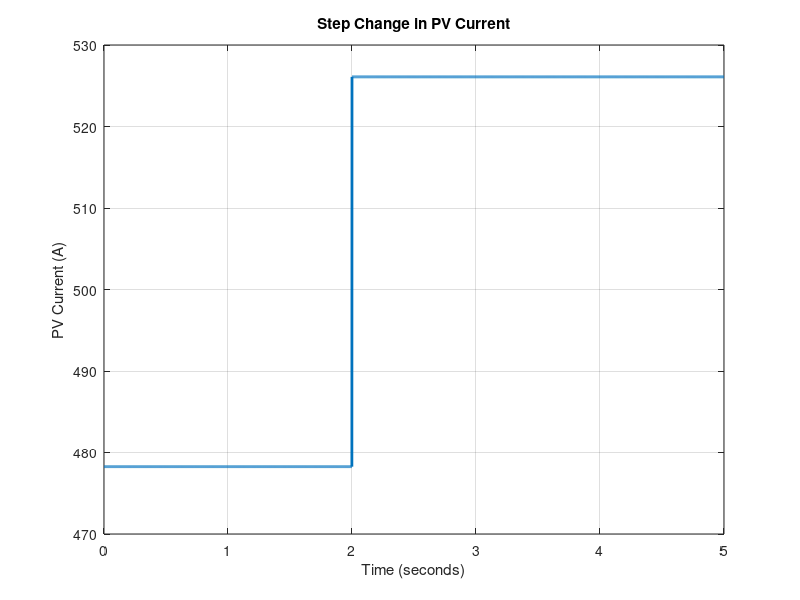
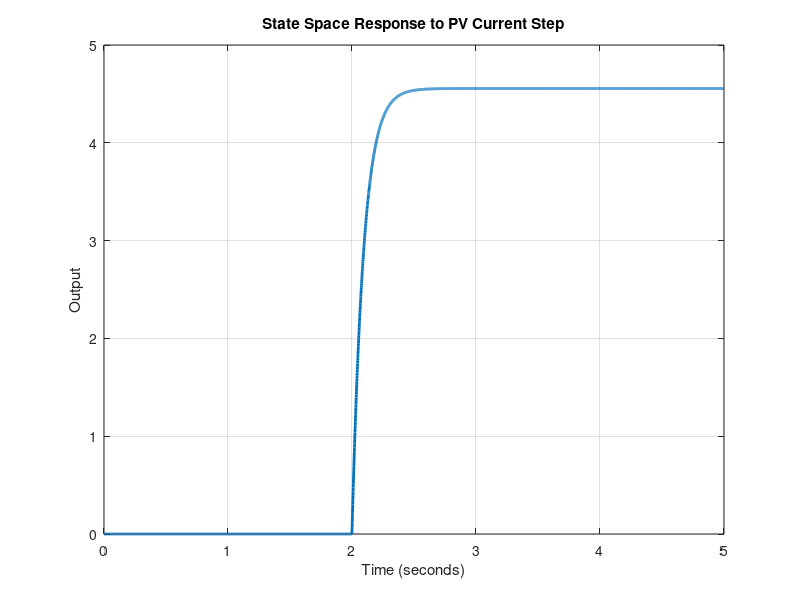

Recreate these plots in MATLAB, in order.
clc;
clear;
close all;

%% PV current parameters

Ipv_initial = 478.26;
Ipv_final = 526.09;

t = 0:0.001:5;

Ipv = Ipv_initial*ones(size(t));

Ipv(t >= 2) = Ipv_final;

%% Plot PV current

figure;

plot(t,Ipv,'LineWidth',2);

grid on;

xlabel('Time (seconds)');
ylabel('PV Current (A)');

title('Step Change in PV Current');

%% State Space Model

% Replace these matrices with the actual
% matrices obtained from Simulink linearization.

A = [ -10  2;
       -5 -20 ];

B = [1; 0];

C = [1 0];

D = 0;

sys = ss(A,B,C,D);

%% State space simulation

u = Ipv - Ipv_initial;

[y,tout] = lsim(sys,u,t);

figure;

plot(t, y,'LineWidth',2);

grid on;

xlabel('Time (seconds)');
ylabel('Output');

title('State Space Response to PV Current Step');
